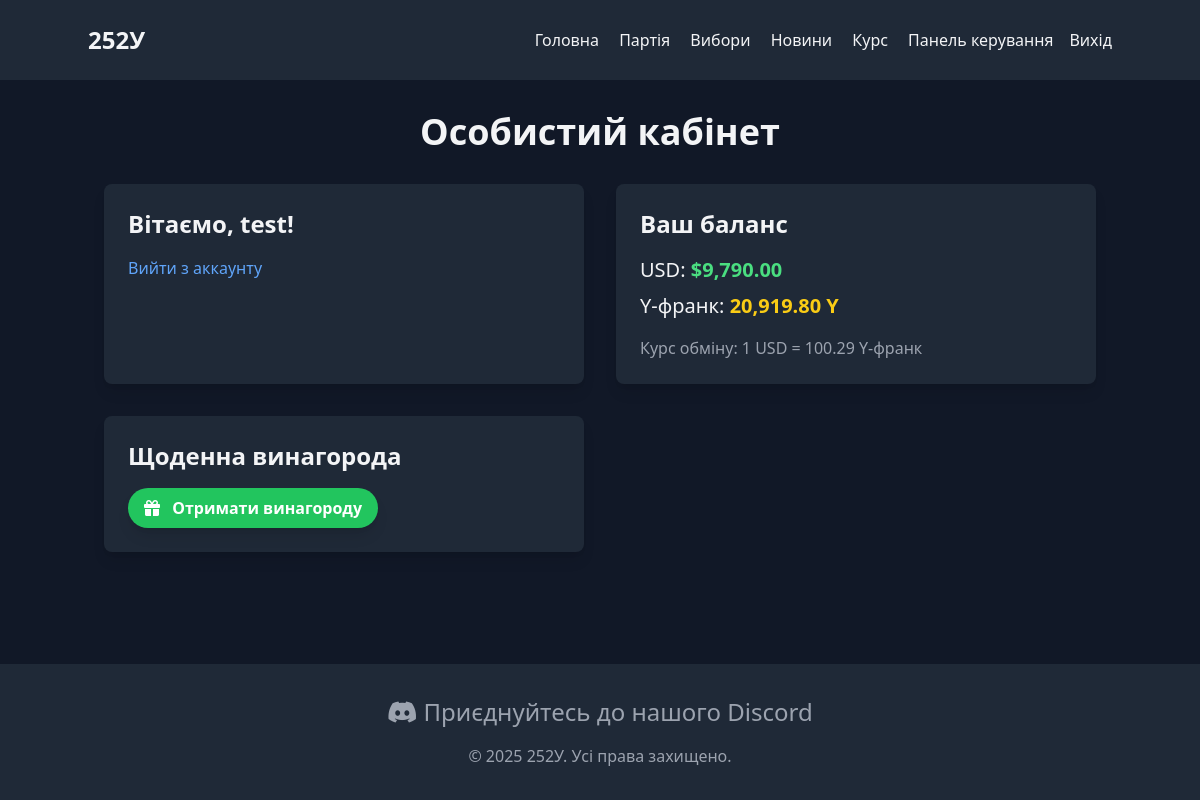
Page /dashboard.php (signed in) on the committed database.
### tables this page shows
CREATE TABLE `users` (
  `id` int(11) NOT NULL,
  `username` varchar(50) NOT NULL,
  `password` varchar(255) NOT NULL,
  `email` varchar(100) NOT NULL,
  `balance_usd` decimal(10,2) DEFAULT 0.00,
  `balance_y` decimal(10,2) DEFAULT 0.00,
  `created_at` timestamp NOT NULL DEFAULT current_timestamp(),
  `updated_at` timestamp NOT NULL DEFAULT current_timestamp() ON UPDATE current_timestamp(),
  `last_reward_claim` datetime DEFAULT NULL
);

### src/dashboard.php (the view, shortened to what this page needs)
<?php
require_once 'config/db.php';
$stmt = $pdo->prepare("SELECT username, email, balance_usd, balance_y, updated_at FROM users WHERE id = ?");
$stmt->execute([$_SESSION['user_id']]);
$user = $stmt->fetch(PDO::FETCH_ASSOC);
$rates_json = file_get_contents('json/rates.json');
$rates = json_decode($rates_json, true);
$latest_rate = end($rates);
$exchange_rate = $latest_rate['close'];
function getTimeUntilNextReward($user_id) {
    global $pdo;
    $stmt = $pdo->prepare("SELECT last_reward_claim FROM users WHERE id = ?");
    $stmt->execute([$user_id]);
    $result = $stmt->fetch(PDO::FETCH_ASSOC);
    $current_time = time();
    if (!$result['last_reward_claim']) {
        return 0;
    }
    $last_claim = strtotime($result['last_reward_claim']);
    $next_claim_time = $last_claim + 1800;
    return $next_claim_time - $current_time;
}
$time_until_next_reward = getTimeUntilNextReward($_SESSION['user_id']);
$can_claim_reward = ($time_until_next_reward == 0);
?>
<!DOCTYPE html>
<html lang="uk">
<head>
    <script src="https://cdn.tailwindcss.com"></script>
    <link rel="stylesheet" href="https://cdnjs.cloudflare.com/ajax/libs/font-awesome/6.0.0-beta3/css/all.min.css">
</head>
<body class="bg-gray-900 text-gray-100 min-h-screen flex flex-col">
    <?php include 'assets/navbar.php';?>
    <main class="flex-grow container mx-auto px-4 py-8">
        <h1 class="text-4xl font-bold mb-8 text-center">Особистий кабінет</h1>
        <div class="grid grid-cols-1 md:grid-cols-2 gap-8">
            <div class="bg-gray-800 p-6 rounded-lg shadow-lg">
                <h2 class="text-2xl font-bold mb-4">Вітаємо, <?php echo htmlspecialchars($user['username']); ?>!</h2>
                <a href="logout.php" class="text-blue-400 hover:text-blue-300">Вийти з аккаунту</a>
            </div>
            <div class="bg-gray-800 p-6 rounded-lg shadow-lg">
                <h2 class="text-2xl font-bold mb-4">Ваш баланс</h2>
                <p class="text-xl mb-2">USD: <span class="font-bold text-green-400">$<?php echo number_format($user['balance_usd'], 2); ?></span></p>
                <p class="text-xl mb-4">Y-франк: <span class="font-bold text-yellow-400"><?php echo number_format($user['balance_y'], 2); ?> Y</span></p>
                <p class="text-gray-400">Курс обміну: 1 USD = <?php echo number_format($exchange_rate, 2); ?> Y-франк</p>
            </div>
            <div class="bg-gray-800 p-6 rounded-lg shadow-lg">
                <h2 class="text-2xl font-bold mb-4">Щоденна винагорода</h2>
                <?php if ($can_claim_reward): ?>
                    <form action="claim_reward.php" method="POST">
                        <button type="submit" class="bg-green-500 hover:bg-green-600 text-white font-bold py-2 px-4 rounded-full transition duration-300 ease-in-out transform hover:scale-105 shadow-lg">
                            <i class="fas fa-gift mr-2"></i> Отримати винагороду
                        </button>
                    </form>
                <?php endif; ?>
            </div>
        </div>
    </main>
    <?php include 'assets/footer.php';?>
</body>
</html>

### rows in the picture
users: username "test", balance_usd "9,790.00", balance_y "20,919.80"

### other values in the picture
$exchange_rate "100.29"
